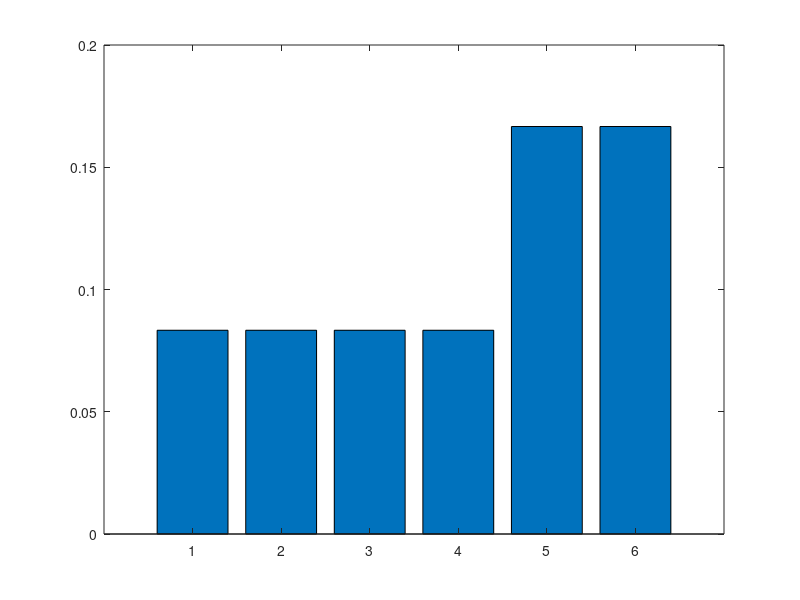

Write the MATLAB code that produced this figure. (Note: this script raises an error after producing the figure.)
%Aufgabe 1.1
%Mögliche Augenzahlen
X = [1,2,3,4,5,6];

%Vektor an Wahrscheinlichkeiten
W = [1./12, 1./12, 1./12, 1./12, 1./6, 1./6];

bar(X, W);
%stem(X,W);

%Aufgabe1.2
summeWahr = sum(W);

if summeWahr == 1
    disp("Die Summe der Wahrscheinlickeiten beträgt: 1. Es handelt sich um eine Wahrscheinlickeitsverteilung.");
else
    disp("Die Summe der Wahrscheinlickeiten beträgt: " + summeWahr + ". Es handelt sich nicht um eine Wahrscheinlickeitsverteilung.");
end

%Aufgabe1.3
differenz = 1 - summeWahr;

W = [1./12, 1./12, 1./12, 1./12, 1./6, 1./6 + differenz]; % oder differenz durch n (= 6) teilen und auf jede Stelle addieren
summeWahr = sum(W);

if summeWahr == 1
    disp("Die Summe der Wahrscheinlickeiten beträgt: 1. Es handelt sich um eine Wahrscheinlickeitsverteilung.");
else
    disp("Die Summe der Wahrscheinlickeiten beträgt: " + summeWahr + ". Es handelt sich nicht um eine Wahrscheinlickeitsverteilung.");
end

%Aufgabe 1.4
for i = 1 : 10
    zahl = wuerfelexperiment(W);
    disp("Die gewürfelte Zahl im " + i + ". Wurf lautet: " + zahl);
end

%Aufgabe1.5
%stichUmfang = 10;
%stichUmfang = 50;
%stichUmfang = 100;
%stichUmfang = 1000;
%stichUmfang = 10000;
stichUmfang = 100000;
stichproben = zeros(1,6);

for i = 1 : stichUmfang
    zahl = wuerfelexperiment(W);
    stichproben(1,zahl) = stichproben(1,zahl) + 1;
end

disp("Die Stichproben lauten: ");
disp(stichproben);

relHaeufig = stichproben(1:1:6) ./ stichUmfang;

disp("Die Relativen Häufigkeiten lauten: ");
disp(relHaeufig);

bar(X,relHaeufig);

%Die Werte der, aus der Stichprobe errechneten, relativen Häufigkeiten nähern
%sich den realen Werten der Wahrscheinlichkeinen an. Je größer die
%Stichprobe desto näher ist man an der realen Wahrscheinlichkeit.

